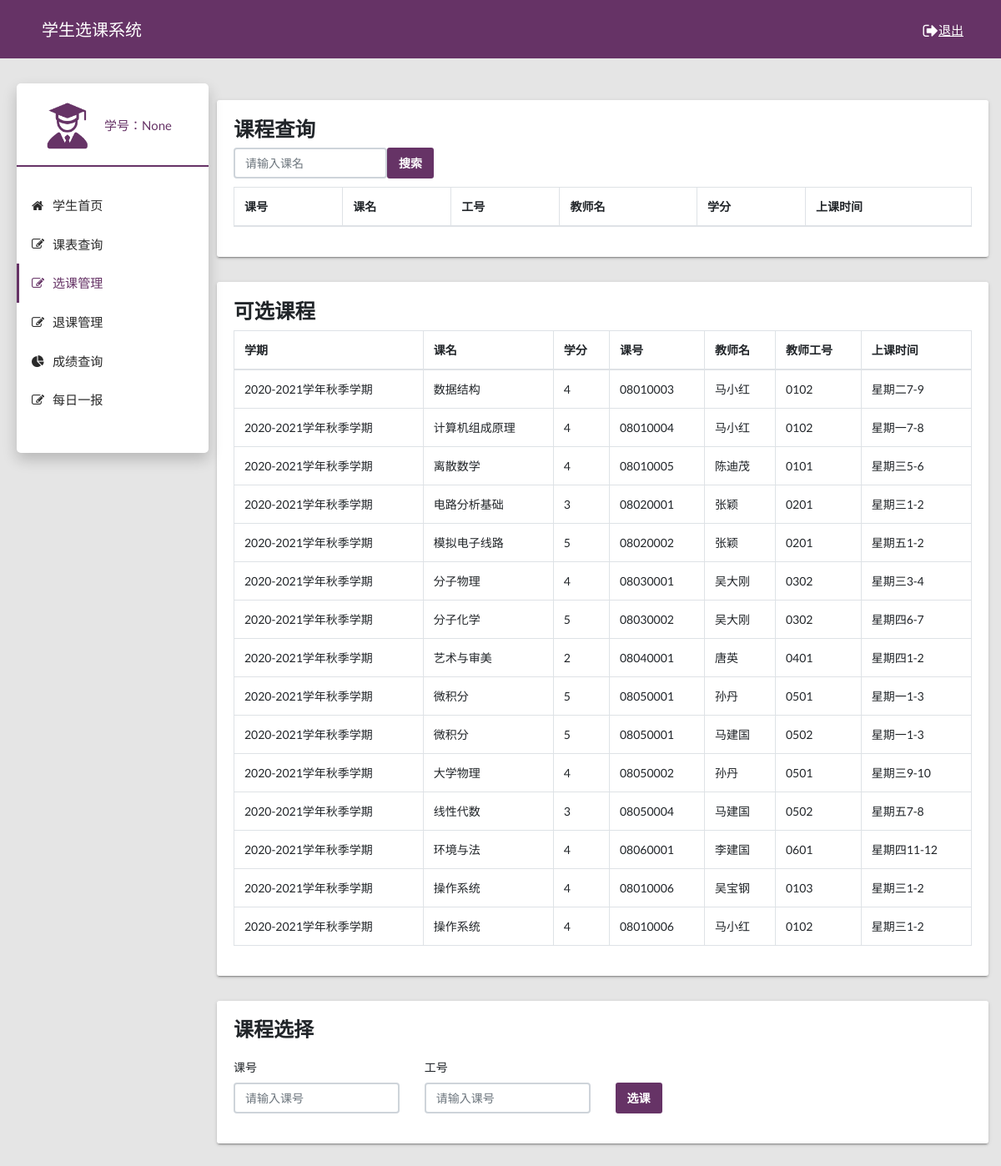
The page /select_course/ on the database its author committed.
### system/models.py (models this page shows)
class open_course(models.Model):
  xq = models.ForeignKey(to=term_status, on_delete=models.CASCADE,default=1)
  kh = models.ForeignKey(to = course, on_delete=models.CASCADE)
  gh = models.ForeignKey(to = teacher, on_delete=models.CASCADE)
  sksj = models.CharField(max_length=20)

### system/views.py (the view)
# urls.py: path('select_course/', views.select_course),
def select_course(request):
  number = request.session.get('number')
  cursor = connection.cursor()
  cursor.execute("select distinct system_term_status.name,km,xf,kh_id,xm,gh,sksj "
                 "from system_open_course,system_teacher,system_course,system_term_status "
                 "where system_open_course.gh_id = system_teacher.gh "
                 "and system_open_course.kh_id = system_course.kh "
                 "and system_open_course.xq_id = system_term_status.id "
                 "and system_term_status.status='next'")
  open_course = cursor.fetchall()
  print(open_course)
  all = []
  for item in open_course:
    course = dict()  # 注意这里一定要放在循环之内！！！！！！！！！！！！
    course['xq'] = item[0]
    course['km'] = item[1]
    course['xf'] = item[2]
    course['kh_id'] = item[3]
    course['xm'] = item[4]
    course['gh'] = item[5]
    course['sksj'] = item[6]
    all.append(course)
  if request.method == 'POST':
    print('post')
    km = request.POST.get('km')
    print(km)
    course_id = request.POST.get('course_id')
    print(course_id)
    teacher_id = request.POST.get('teacher_id')
    print(teacher_id)
    all_data = []
    if km:
      cursor = connection.cursor()
      cursor.execute("select kh_id,km,gh_id,xm,xf,sksj "
                     "from system_open_course,system_teacher,system_course,system_term_status "
                     "where system_open_course.gh_id = system_teacher.gh "
                     "and system_open_course.kh_id = system_course.kh and km = %s "
                     "and system_open_course.xq_id = system_term_status.id "
                     "and system_term_status.status='next'", [km])
      course_data = cursor.fetchall()
      print(course_data)
      for item in course_data:
        course = dict()  # 注意这里一定要放在循环之内！！！！！！！！！！！！
        course['kh'] = item[0]
        course['km'] = item[1]
        course['gh'] = item[2]
        course['xm'] = item[3]
        course['xf'] = item[4]
        course['sksj'] = item[5]
        all_data.append(course)
      return render(request, 'select_course.html', context={'xh':number,'course_data': all_data, 'open_course': all})
    if course_id and teacher_id:
      course_obj = models.open_course.objects.filter(kh_id=course_id).first()
      sksj = course_obj.sksj
      print("当前选课的上课时间是：",sksj)
      print(sksj[0:-2])
      for every_course in all:
        if every_course['sksj'] == sksj:
          course_id = every_course['kh_id']
          teacher_id = every_course['gh']
          print("发现存在冲突！")
      if models.e_table.objects.filter(xh_id=number, kh_id=course_id, gh_id=teacher_id, xq_id='9'):  #xq_id插入值
        messages.success(request, '选课失败啦！已经选过这门课了或上课时间冲突！')
        return redirect('/select_course/')
      try:
        models.e_table.objects.create(xh_id=number, kh_id=course_id, gh_id=teacher_id, xq_id='9')
        messages.success(request, '选课成功！')
        return redirect('/select_course/')
      except:
        messages.success(request, '选课失败啦！可能没有这门课或者这个老师！')
        return redirect('/select_course/')
  else:
    return render(request, 'select_course.html', context={'xh':number,'open_course': all})

### system/templates/select_course.html (shortened to what this page needs)
<!DOCTYPE html>
{% load static %}
<html lang="en">
  <head>
    <link rel="stylesheet" type="text/css" href="{% static "css/main.css" %}">
    <link rel="stylesheet" type="text/css" href="https://maxcdn.bootstrapcdn.com/font-awesome/4.7.0/css/font-awesome.min.css">
  </head>
  <body class="app sidebar-mini" style="background-color: #E5E5E5">
    <header class="app-header">
        <p class="nav-title">学生选课系统<a class="logout" href="/logout/"><i class="fa fa-sign-out fa-lg"></i>退出</a></p>
    </header>
    <aside class="app-sidebar">
      <div class="app-sidebar__user">
          <img style="height:60px;margin-right:15px;" src="{% static "images/student2.png" %}">
        <div>
          <p class="app-sidebar__user-designation">学号：{{xh}}</p>
        </div>
      </div>
      <div class="divider"></div>
      <ul class="app-menu">
        <li><a class="app-menu__item" href="/student_index/"><i class="app-menu__icon fa fa-home"></i><span class="app-menu__label">学生首页</span></a></li>
        <li><a class="app-menu__item" href="/check_my_table/"><i class="app-menu__icon fa fa-edit"></i><span class="app-menu__label">课表查询</span></a></li>
        <li><a class="app-menu__item  active" href="/select_course/"><i class="app-menu__icon fa fa-edit"></i><span class="app-menu__label">选课管理</span></a></li>
        <li><a class="app-menu__item" href="/delete_course/"><i class="app-menu__icon fa fa-edit"></i><span class="app-menu__label">退课管理</span></a></li>
        <li><a class="app-menu__item" href="/check_my_score/"><i class="app-menu__icon fa fa-pie-chart"></i><span class="app-menu__label">成绩查询</span></a></li>
          <li><a class="app-menu__item" href="/student_daily_post/"><i class="app-menu__icon fa fa-edit"></i><span class="app-menu__label">每日一报</span></a></li>
      </ul>
    </aside>
    <main class="app-content">
        <div class="row">
        <div class="col-md-12">
          <div class="tile">
              <h3 class="tile-tile">课程查询</h3>
              <form method="POST">
                  <div class="form-inline">
                      <input type="text" class="form-control" placeholder="请输入课名" name="km">
                      <button type="submit" class="btn btn-primary">搜索</button>
                  </div>
              </form>
              <div style="padding-top: 10px;"></div>
              <div class="tile-body">
                  <div class="table-responsive">
                      <table class="table table-hover table-bordered">
                        <thead>
                          <tr>
                            <th>课号</th>
                            <th>课名</th>
                            <th>工号</th>
                            <th>教师名</th>
                            <th>学分</th>
                            <th>上课时间</th>
                          </tr>
                        </thead>
                      </table>
                    </div>
          </div>
        </div>
      </div>
        <div class="col-md-12">
          <div class="tile">
          <h3 class="tile-tile">可选课程</h3>
            <div class="tile-body">
                <table class="table table-hover table-bordered" id="sampleTable1">
                  <thead>
                    <tr>
                      <th>学期</th>
                      <th>课名</th>
                      <th>学分</th>
                      <th>课号</th>
                      <th>教师名</th>
                      <th>教师工号</th>
                      <th>上课时间</th>
                    </tr>
                  </thead>
                  <tbody>
                    {% for item in open_course %}
                    <tr>
                      <td>{{ item.xq}}</td>
                      <td>{{item.km}}</td>
                      <td>{{item.xf}}</td>
                      <td>{{item.kh_id}}</td>
                      <td>{{item.xm}}</td>
                      <td>{{item.gh}}</td>
                      <td>{{item.sksj}}</td>
                    </tr>
                    {% endfor %}
                  </tbody>
                </table>
              </div>
            </div>
          </div>
        <div class="col-md-12">
          <div class="tile">
            <h3 class="tile-title">课程选择</h3>
            <div class="tile-body">
              <form class="row" method="POST">
                <div class="form-group col-md-3">
                  <label class="control-label">课号</label>
                  <input class="form-control" type="text" placeholder="请输入课号" name="course_id">
                </div>
                  <div class="form-group col-md-3">
                    <label class="control-label">工号</label>
                    <input class="form-control" type="text" placeholder="请输入课号" name="teacher_id">
                </div>
                <div class="form-group col-md-4 align-self-end">
                  <button class="btn btn-primary">选课</button>
                </div>
              </form>
            </div>
          </div>
        </div>
      </div>
    </main>
  </body>
</html>

### rows shown on the page
open_course: xq "2020-2021学年秋季学期", km "数据结构", xf "4", kh_id "08010003", xm "马小红", gh "0102", sksj "星期二7-9"
open_course: xq "2020-2021学年秋季学期", km "计算机组成原理", xf "4", kh_id "08010004", xm "马小红", gh "0102", sksj "星期一7-8"
open_course: xq "2020-2021学年秋季学期", km "离散数学", xf "4", kh_id "08010005", xm "陈迪茂", gh "0101", sksj "星期三5-6"
open_course: xq "2020-2021学年秋季学期", km "模拟电子线路", xf "5", kh_id "08020002", xm "张颖", gh "0201", sksj "星期五1-2"
open_course: xq "2020-2021学年秋季学期", km "分子物理", xf "4", kh_id "08030001", xm "吴大刚", gh "0302", sksj "星期三3-4"
open_course: xq "2020-2021学年秋季学期", km "分子化学", xf "5", kh_id "08030002", xm "吴大刚", gh "0302", sksj "星期四6-7"
open_course: xq "2020-2021学年秋季学期", km "艺术与审美", xf "2", kh_id "08040001", xm "唐英", gh "0401", sksj "星期四1-2"
open_course: xq "2020-2021学年秋季学期", km "大学物理", xf "4", kh_id "08050002", xm "孙丹", gh "0501", sksj "星期三9-10"
open_course: xq "2020-2021学年秋季学期", km "线性代数", xf "3", kh_id "08050004", xm "马建国", gh "0502", sksj "星期五7-8"
open_course: xq "2020-2021学年秋季学期", km "环境与法", xf "4", kh_id "08060001", xm "李建国", gh "0601", sksj "星期四11-12"

### other values the page prints
{{ xh }} "None"
{{ item.xq }} "2020-2021学年秋季学期" "2020-2021学年秋季学期" "2020-2021学年秋季学期" "2020-2021学年秋季学期" "2020-2021学年秋季学期"
{{ item.km }} "电路分析基础" "微积分" "微积分" "操作系统" "操作系统"
{{ item.xf }} "3" "5" "5" "4" "4"
{{ item.kh_id }} "08020001" "08050001" "08050001" "08010006" "08010006"
{{ item.xm }} "张颖" "孙丹" "马建国" "吴宝钢" "马小红"
{{ item.gh }} "0201" "0501" "0502" "0103" "0102"
{{ item.sksj }} "星期三1-2" "星期一1-3" "星期一1-3" "星期三1-2" "星期三1-2"
